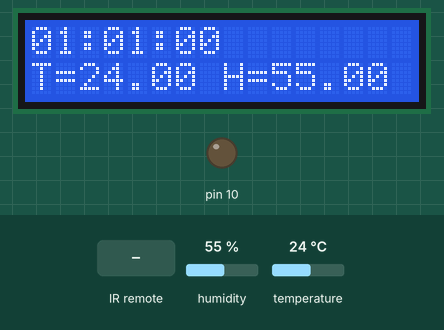
Simulated run of this sketch. Board: Arduino Uno, built with avr-gcc and run on an emulated ATmega328P. Shown: 16×2 character LCD, output pins drawn as LEDs (lit = HIGH). Inputs (shaded band) come from the test bench; at power-on: humidity 55 %, temperature 24 °C.

Above: at 1.2 s.
1.3 s: humidity set to 84 %
At 5.4 s:
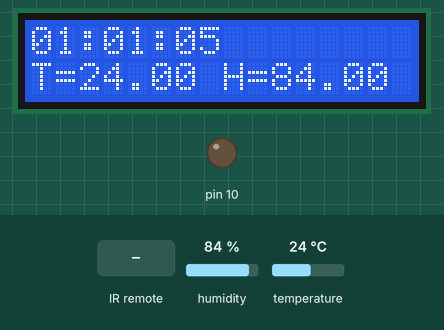
5.5 s: humidity set to 87 %
At 6.3 s:
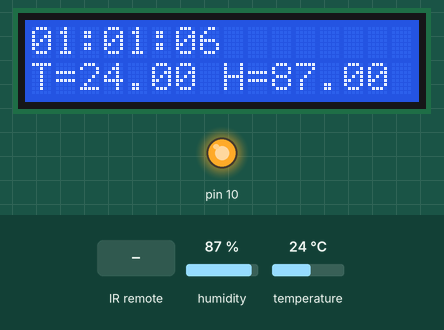
7.5 s: infrared code 0xC received
At 8.7 s:
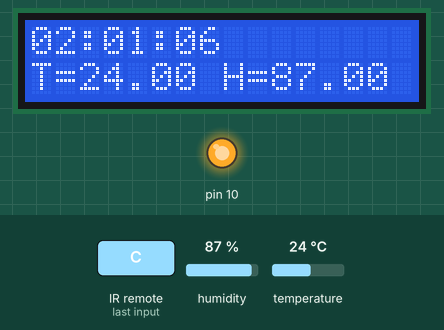
9.0 s: temperature set to 12 °C
At 10.2 s:
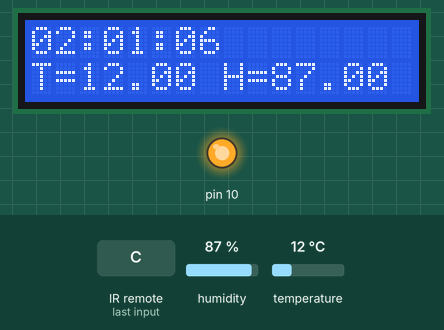
10.5 s: infrared code 0x18 received
At 11.1 s:
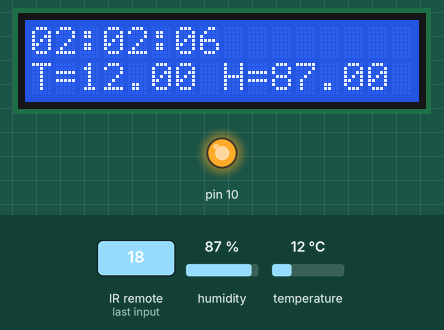
12.0 s: temperature set to 19 °C
At 12.9 s:
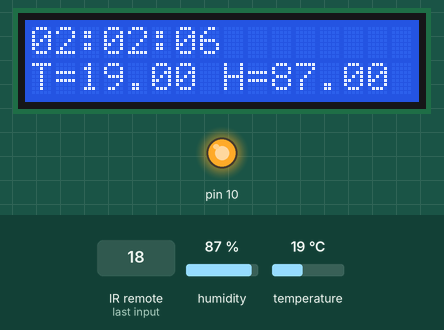
Timing chart, 0 to 14.5 s (numbered marks = the images above; inputs shaded):
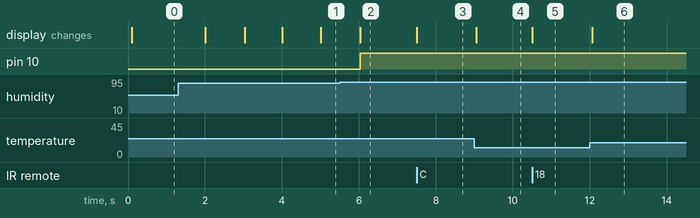

Measured:
- the behaviour switches between 85 and 86 % on humidity (found by bisection; images 1 and 2)
- after the input at 5.5 s, pin 10: LOW → HIGH after 0.53 s
- after the input at 7.5 s, the display: changes at once (image 3)
- after the input at 9.0 s, the display: changes after 0.05 s (image 4)
- after the input at 10.5 s, the display: changes at once (image 5)
- after the input at 12.0 s, the display: changes after 0.06 s (image 6)

The sketch:

cs351-assignment-6.ino
```cpp
// Humidity alarm
// Activates an alarm if the humidity is or was above 85%.
// Also shows temperature and time which can be adjusted with the 1, 2, and 3 keys on a remote.

#include <DHT.h>
#include <LiquidCrystal.h>
#include <Keypad.h>
#include <IRremote.h>

LiquidCrystal lcd(2, 3, 4, 5, 6, 7);
DHT dht(8, DHT11);

// When output was updated and sensor readings were taken
unsigned long last_update = 0;

// Adjustments to clock
unsigned long add_hours = 0;
unsigned long add_minutes = 0;
unsigned long subtract_seconds = 0;
float temp = 0;
float humidity = 0;

// When humidity first hit above 85, or 0 if humidity stayed below 85
unsigned long high_humidity_time = 0;

void setup() {
  Serial.begin(9600);
  lcd.begin(16, 2);
  dht.begin();
  IrReceiver.begin(9, true);
  pinMode(10, OUTPUT);
}

void loop() {
  const int REFRESH_INTERVAL = 1000;

  delay(10);

  unsigned long ms = millis();

  // Check if key was pressed
  if (IrReceiver.decode()) {
    if (IrReceiver.decodedIRData.numberOfBits > 0) {
      switch (IrReceiver.decodedIRData.command) {
      case 12: // Key 1
        ++add_hours;
        break;
      case 24: // Key 2
        ++add_minutes;
        break;
      case 94: // Key 3
        subtract_seconds += (ms / 1000 - subtract_seconds) % 60;
        break;
      }

      unsigned long milliseconds = ms;
      // Show time of high humidity if set
      if (high_humidity_time > 0) {
        milliseconds = high_humidity_time;
      }
      write_display(milliseconds, temp, humidity);
    }
    IrReceiver.resume();
  } else if (last_update < ms - REFRESH_INTERVAL) {
    temp = dht.readTemperature();
    humidity = dht.readHumidity();

    if (humidity > 85) {
      if (high_humidity_time == 0) {
        // Activate buzzer
        digitalWrite(10, HIGH);
        high_humidity_time = ms;
      }
    }

    unsigned long milliseconds = ms;
    if (high_humidity_time > 0) {
      milliseconds = high_humidity_time;
    }
    write_display(milliseconds, temp, humidity);
    last_update = ms;
  }
}

// Updates LCD display
void write_display(unsigned long milliseconds, float temp, float humidity) {
  unsigned long seconds = milliseconds / 1000 - subtract_seconds;
  unsigned long minutes = seconds / 60 + add_minutes;
  unsigned long hours = minutes / 60 + add_hours;

  unsigned long display_seconds = seconds % 60;
  unsigned long display_minutes = minutes % 60 + 1;
  unsigned long display_hours = hours % 12 + 1;

  lcd.setCursor(0, 0);
  if (display_hours < 10) {
    lcd.print("0");
  }
  lcd.print(display_hours);
  lcd.print(":");
  if (display_minutes < 10) {
    lcd.print("0");
  }
  lcd.print(display_minutes);
  lcd.print(":");
  if (display_seconds < 10) {
    lcd.print("0");
  }
  lcd.print(display_seconds);

  lcd.setCursor(0, 1);
  lcd.print("T=");
  lcd.print(temp);
  lcd.print(" H=");
  lcd.print(humidity);
}
```
